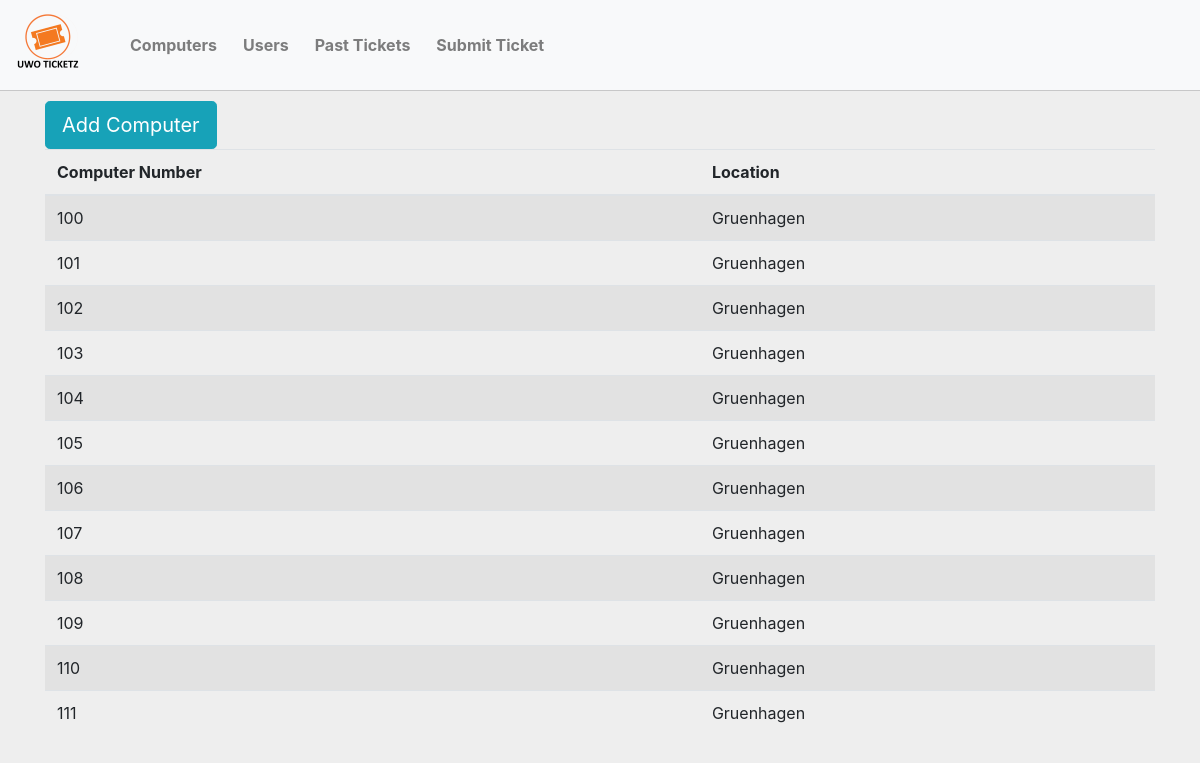
Screenshot of /?page=computers with the database file from the repository.
### tables this page shows
CREATE TABLE `computer` (
  `Id` int(11) NOT NULL,
  `LocationId` int(11) NOT NULL
);

CREATE TABLE `location` (
  `Id` int(11) NOT NULL,
  `LocationName` varchar(50) NOT NULL
);

### index.php (called while the page is built)
<?php
require_once 'functions.php';
run();

### config.php (called while the page is built)
<?php
function config($key = '')
{
	$host = "localhost";
	$db = "lyj47";
	$username = "lyj47";
	$password = "";
	$charset = 'utf8mb4';
	$dsn = "mysql:host=$host;dbname=$db;charset=$charset";
	$opt = [
		PDO::ATTR_ERRMODE            => PDO::ERRMODE_EXCEPTION,
		PDO::ATTR_DEFAULT_FETCH_MODE => PDO::FETCH_ASSOC,
		PDO::ATTR_EMULATE_PREPARES   => false,
	];
    $config = [
        'name' => 'UWO Ticketz',
        'nav_menu' => [
            '' => '',
            'computers' => 'Computers',
            'users' => 'Users',
			'userTickets' => 'Past Tickets',
            'submit' => 'Submit Ticket'
        ],
        'template_path' => 'php',
		'conn' => new PDO($dsn, $username, $password, $opt)
    ];
    return isset($config[$key]) ? $config[$key] : null;
}

### functions.php (the view, shortened to what this page needs)
<?php
require 'config.php';
function navMenu(){
	$navMenu = '';
    foreach (config('nav_menu') as $uri => $name) {
		if($uri != "submit")
			$navMenu .= "<li class='nav-item marginRight10px bold'><a class='nav-link' href='?page=".$uri."'>".$name."</li></a>";
		else
			$navMenu .= "<li class='nav-item'><a class='nav-link bold' data-toggle='modal' data-target='#submitTicketModal' href='#'>".$name."</li></a>";
    }
	echo $navMenu;
}
function iconImg(){
	$homeIconLink = "<a class='navbar-brand' href='?page=tickets' id='home'><img src='content/uwoticketz-logo-64x64.png'/></a>";
	echo $homeIconLink;
}
function pageContent(){
	$page = isset($_GET['page']) ? $_GET['page'] : 'tickets';
    $path = getcwd().'/'.config('template_path').'/'.$page.'.php';
    if (file_exists(filter_var($path, FILTER_SANITIZE_URL))) {
        include $path;
    } else {
        include config('template_path').'/404.php';
    }
}
function run(){
	include config('template_path')."/template.php";
}
function computerTable(){
	$result = config("conn")->query("CALL GetAllComputers()");
	$table = "";
	while ($row = $result->fetch()){
		$table .=
		"<tr>
			<td>".$row["Id"]."</td>
			<td>".$row["LocationName"]."</td>
		</tr>";
	}
	echo $table;
}

### styles/stylesheet.css (style rules this page uses)
body { background: #eee !important; }
.marginRight10px { margin-right: 10px; }
.bold { font-weight: bold; }

### rows the page displays
computer: Id "100", LocationId.LocationName "Gruenhagen"
computer: Id "101", LocationId.LocationName "Gruenhagen"
computer: Id "102", LocationId.LocationName "Gruenhagen"
computer: Id "103", LocationId.LocationName "Gruenhagen"
computer: Id "104", LocationId.LocationName "Gruenhagen"
computer: Id "105", LocationId.LocationName "Gruenhagen"
computer: Id "106", LocationId.LocationName "Gruenhagen"
computer: Id "107", LocationId.LocationName "Gruenhagen"
computer: Id "108", LocationId.LocationName "Gruenhagen"
computer: Id "109", LocationId.LocationName "Gruenhagen"
computer: Id "110", LocationId.LocationName "Gruenhagen"
computer: Id "111", LocationId.LocationName "Gruenhagen"

### other values shown
$name "Computers"
$name "Users"
$name "Past Tickets"
$name "Submit Ticket"
